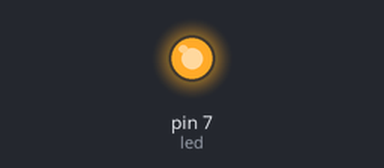
The sketch below on a simulated Arduino Uno, built with avr-gcc and run on an emulated ATmega328P. Parts: output pins drawn as LEDs (lit = HIGH).

Above: at 0.1 s.
Timing chart, 0 to 1.6 s (numbered marks = the images above):
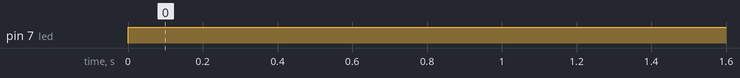

Measured:
- by itself, pin 7 (led): LOW → HIGH at 0.00 s

The sketch:

Led.ino
```cpp
#define led 7
void setup () {
  pinMode (led, OUTPUT);
}
void loop () {
  digitalWrite (led, HIGH);
}
```
